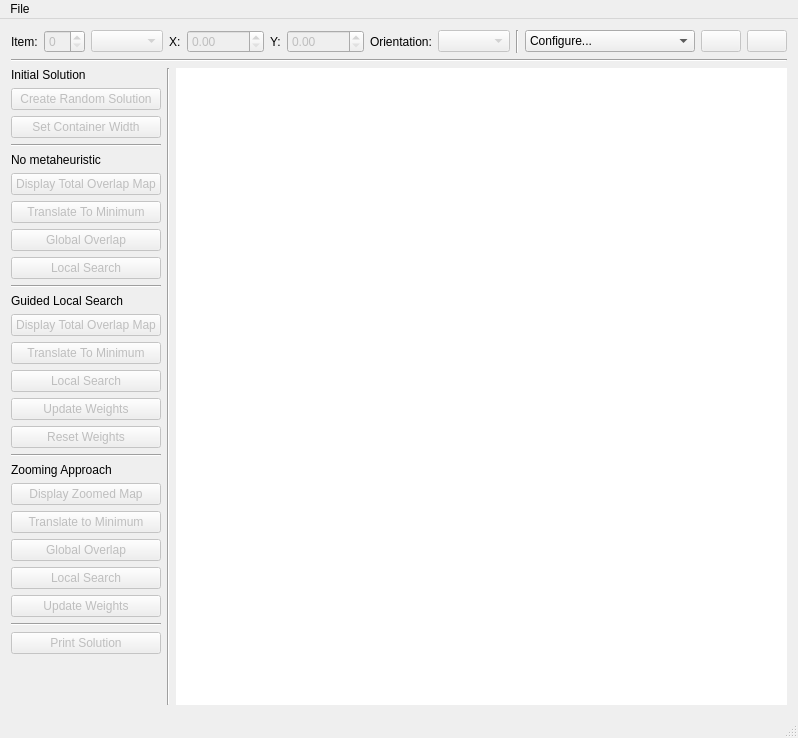
<?xml version="1.0" encoding="UTF-8"?>
<ui version="4.0">
 <class>MainWindow</class>
 <widget class="QMainWindow" name="MainWindow">
  <property name="geometry">
   <rect>
    <x>0</x>
    <y>0</y>
    <width>789</width>
    <height>738</height>
   </rect>
  </property>
  <property name="windowTitle">
   <string>Raster Packer Evolution 3000 (v 0.1)</string>
  </property>
  <widget class="QWidget" name="centralWidget">
   <layout class="QGridLayout" name="gridLayout">
    <item row="0" column="0">
     <layout class="QVBoxLayout" name="verticalLayout_2">
      <item>
       <layout class="QHBoxLayout" name="horizontalLayout_3">
        <item>
         <widget class="QLabel" name="label">
          <property name="text">
           <string>Item:</string>
          </property>
         </widget>
        </item>
        <item>
         <widget class="QSpinBox" name="spinBox">
          <property name="enabled">
           <bool>false</bool>
          </property>
         </widget>
        </item>
        <item>
         <widget class="QComboBox" name="comboBox">
          <property name="enabled">
           <bool>false</bool>
          </property>
         </widget>
        </item>
        <item>
         <widget class="QLabel" name="label_2">
          <property name="text">
           <string>X:</string>
          </property>
         </widget>
        </item>
        <item>
         <widget class="QDoubleSpinBox" name="doubleSpinBox">
          <property name="enabled">
           <bool>false</bool>
          </property>
          <property name="maximum">
           <double>99999.990000000005239</double>
          </property>
         </widget>
        </item>
        <item>
         <widget class="QLabel" name="label_3">
          <property name="text">
           <string>Y:</string>
          </property>
         </widget>
        </item>
        <item>
         <widget class="QDoubleSpinBox" name="doubleSpinBox_2">
          <property name="enabled">
           <bool>false</bool>
          </property>
          <property name="maximum">
           <double>99999.990000000005239</double>
          </property>
         </widget>
        </item>
        <item>
         <widget class="QLabel" name="label_4">
          <property name="text">
           <string>Orientation:</string>
          </property>
         </widget>
        </item>
        <item>
         <widget class="QComboBox" name="comboBox_2">
          <property name="enabled">
           <bool>false</bool>
          </property>
         </widget>
        </item>
        <item>
         <widget class="Line" name="line_5">
          <property name="orientation">
           <enum>Qt::Vertical</enum>
          </property>
         </widget>
        </item>
        <item>
         <widget class="QComboBox" name="comboBox_3">
          <property name="minimumSize">
           <size>
            <width>170</width>
            <height>0</height>
           </size>
          </property>
          <item>
           <property name="text">
            <string>Configure...</string>
           </property>
          </item>
          <item>
           <property name="text">
            <string>Default (no metaheuristic)</string>
           </property>
          </item>
          <item>
           <property name="text">
            <string>Default (Guided Local Search)</string>
           </property>
          </item>
         </widget>
        </item>
        <item>
         <widget class="QPushButton" name="pushButton">
          <property name="enabled">
           <bool>false</bool>
          </property>
          <property name="text">
           <string/>
          </property>
          <property name="icon">
           <iconset resource="resources.qrc">
            <normaloff>:/img/PlayerPlay.png</normaloff>:/img/PlayerPlay.png</iconset>
          </property>
          <property name="flat">
           <bool>false</bool>
          </property>
         </widget>
        </item>
        <item>
         <widget class="QPushButton" name="pushButton_2">
          <property name="enabled">
           <bool>false</bool>
          </property>
          <property name="text">
           <string/>
          </property>
          <property name="icon">
           <iconset resource="resources.qrc">
            <normaloff>:/img/PlayerStop.png</normaloff>:/img/PlayerStop.png</iconset>
          </property>
          <property name="flat">
           <bool>false</bool>
          </property>
         </widget>
        </item>
        <item>
         <spacer name="horizontalSpacer">
          <property name="orientation">
           <enum>Qt::Horizontal</enum>
          </property>
          <property name="sizeHint" stdset="0">
           <size>
            <width>40</width>
            <height>20</height>
           </size>
          </property>
         </spacer>
        </item>
       </layout>
      </item>
      <item>
       <widget class="Line" name="line_2">
        <property name="orientation">
         <enum>Qt::Horizontal</enum>
        </property>
       </widget>
      </item>
      <item>
       <layout class="QHBoxLayout" name="horizontalLayout_2">
        <item>
         <layout class="QVBoxLayout" name="verticalLayout">
          <item>
           <widget class="QLabel" name="label_7">
            <property name="text">
             <string>Initial Solution</string>
            </property>
           </widget>
          </item>
          <item>
           <widget class="QPushButton" name="pushButton_5">
            <property name="enabled">
             <bool>false</bool>
            </property>
            <property name="text">
             <string>Create Random Solution</string>
            </property>
           </widget>
          </item>
          <item>
           <widget class="QPushButton" name="pushButton_14">
            <property name="enabled">
             <bool>false</bool>
            </property>
            <property name="text">
             <string>Set Container Width</string>
            </property>
           </widget>
          </item>
          <item>
           <widget class="Line" name="line_3">
            <property name="orientation">
             <enum>Qt::Horizontal</enum>
            </property>
           </widget>
          </item>
          <item>
           <widget class="QLabel" name="label_5">
            <property name="text">
             <string>No metaheuristic</string>
            </property>
           </widget>
          </item>
          <item>
           <widget class="QPushButton" name="pushButton_3">
            <property name="enabled">
             <bool>false</bool>
            </property>
            <property name="minimumSize">
             <size>
              <width>150</width>
              <height>0</height>
             </size>
            </property>
            <property name="text">
             <string>Display Total Overlap Map</string>
            </property>
           </widget>
          </item>
          <item>
           <widget class="QPushButton" name="pushButton_4">
            <property name="enabled">
             <bool>false</bool>
            </property>
            <property name="text">
             <string>Translate To Minimum</string>
            </property>
           </widget>
          </item>
          <item>
           <widget class="QPushButton" name="pushButton_6">
            <property name="enabled">
             <bool>false</bool>
            </property>
            <property name="text">
             <string>Global Overlap</string>
            </property>
           </widget>
          </item>
          <item>
           <widget class="QPushButton" name="pushButton_7">
            <property name="enabled">
             <bool>false</bool>
            </property>
            <property name="text">
             <string>Local Search</string>
            </property>
           </widget>
          </item>
          <item>
           <widget class="Line" name="line_4">
            <property name="orientation">
             <enum>Qt::Horizontal</enum>
            </property>
           </widget>
          </item>
          <item>
           <widget class="QLabel" name="label_6">
            <property name="text">
             <string>Guided Local Search</string>
            </property>
           </widget>
          </item>
          <item>
           <widget class="QPushButton" name="pushButton_10">
            <property name="enabled">
             <bool>false</bool>
            </property>
            <property name="minimumSize">
             <size>
              <width>150</width>
              <height>0</height>
             </size>
            </property>
            <property name="text">
             <string>Display Total Overlap Map</string>
            </property>
           </widget>
          </item>
          <item>
           <widget class="QPushButton" name="pushButton_9">
            <property name="enabled">
             <bool>false</bool>
            </property>
            <property name="text">
             <string>Translate To Minimum</string>
            </property>
           </widget>
          </item>
          <item>
           <widget class="QPushButton" name="pushButton_8">
            <property name="enabled">
             <bool>false</bool>
            </property>
            <property name="text">
             <string>Local Search</string>
            </property>
           </widget>
          </item>
          <item>
           <widget class="QPushButton" name="pushButton_12">
            <property name="enabled">
             <bool>false</bool>
            </property>
            <property name="text">
             <string>Update Weights</string>
            </property>
           </widget>
          </item>
          <item>
           <widget class="QPushButton" name="pushButton_13">
            <property name="enabled">
             <bool>false</bool>
            </property>
            <property name="text">
             <string>Reset Weights</string>
            </property>
           </widget>
          </item>
          <item>
           <widget class="Line" name="line_6">
            <property name="orientation">
             <enum>Qt::Horizontal</enum>
            </property>
           </widget>
          </item>
          <item>
           <widget class="QLabel" name="label_8">
            <property name="text">
             <string>Zooming Approach</string>
            </property>
           </widget>
          </item>
          <item>
           <widget class="QPushButton" name="pushButton_16">
            <property name="enabled">
             <bool>false</bool>
            </property>
            <property name="text">
             <string>Display Zoomed Map</string>
            </property>
           </widget>
          </item>
          <item>
           <widget class="QPushButton" name="pushButton_17">
            <property name="enabled">
             <bool>false</bool>
            </property>
            <property name="text">
             <string>Translate to Minimum</string>
            </property>
           </widget>
          </item>
          <item>
           <widget class="QPushButton" name="pushButton_18">
            <property name="enabled">
             <bool>false</bool>
            </property>
            <property name="text">
             <string>Global Overlap</string>
            </property>
           </widget>
          </item>
          <item>
           <widget class="QPushButton" name="pushButton_20">
            <property name="enabled">
             <bool>false</bool>
            </property>
            <property name="text">
             <string>Local Search</string>
            </property>
           </widget>
          </item>
          <item>
           <widget class="QPushButton" name="pushButton_19">
            <property name="enabled">
             <bool>false</bool>
            </property>
            <property name="text">
             <string>Update Weights</string>
            </property>
           </widget>
          </item>
          <item>
           <widget class="Line" name="line_7">
            <property name="orientation">
             <enum>Qt::Horizontal</enum>
            </property>
           </widget>
          </item>
          <item>
           <widget class="QPushButton" name="pushButton_15">
            <property name="enabled">
             <bool>false</bool>
            </property>
            <property name="text">
             <string>Print Solution</string>
            </property>
           </widget>
          </item>
          <item>
           <spacer name="verticalSpacer">
            <property name="orientation">
             <enum>Qt::Vertical</enum>
            </property>
            <property name="sizeHint" stdset="0">
             <size>
              <width>20</width>
              <height>40</height>
             </size>
            </property>
           </spacer>
          </item>
         </layout>
        </item>
        <item>
         <widget class="Line" name="line">
          <property name="orientation">
           <enum>Qt::Vertical</enum>
          </property>
         </widget>
        </item>
        <item>
         <widget class="PackingViewer" name="graphicsView">
          <property name="enabled">
           <bool>true</bool>
          </property>
          <property name="sizePolicy">
           <sizepolicy hsizetype="MinimumExpanding" vsizetype="Expanding">
            <horstretch>0</horstretch>
            <verstretch>0</verstretch>
           </sizepolicy>
          </property>
          <property name="minimumSize">
           <size>
            <width>350</width>
            <height>0</height>
           </size>
          </property>
          <property name="frameShape">
           <enum>QFrame::NoFrame</enum>
          </property>
         </widget>
        </item>
       </layout>
      </item>
     </layout>
    </item>
   </layout>
  </widget>
  <widget class="QMenuBar" name="menuBar">
   <property name="geometry">
    <rect>
     <x>0</x>
     <y>0</y>
     <width>789</width>
     <height>21</height>
    </rect>
   </property>
   <widget class="QMenu" name="menuFile">
    <property name="title">
     <string>File</string>
    </property>
    <addaction name="actionLoad_Problem"/>
    <addaction name="actionLoad_Zoomed_Problem"/>
    <addaction name="separator"/>
    <addaction name="actionExit"/>
   </widget>
   <addaction name="menuFile"/>
  </widget>
  <widget class="QStatusBar" name="statusBar"/>
  <action name="actionLoad_Problem">
   <property name="text">
    <string>Load Problem</string>
   </property>
  </action>
  <action name="actionExit">
   <property name="text">
    <string>Exit</string>
   </property>
  </action>
  <action name="actionShow_Items">
   <property name="checkable">
    <bool>true</bool>
   </property>
   <property name="text">
    <string>Show Items</string>
   </property>
  </action>
  <action name="actionShow_Map">
   <property name="checkable">
    <bool>true</bool>
   </property>
   <property name="text">
    <string>Show Map</string>
   </property>
  </action>
  <action name="actionLoad_Zoomed_Problem">
   <property name="enabled">
    <bool>false</bool>
   </property>
   <property name="text">
    <string>Load Zoomed Problem</string>
   </property>
  </action>
 </widget>
 <layoutdefault spacing="6" margin="11"/>
 <customwidgets>
  <customwidget>
   <class>PackingViewer</class>
   <extends>QGraphicsView</extends>
   <header>viewer/packingviewer.h</header>
  </customwidget>
 </customwidgets>
 <resources>
  <include location="resources.qrc"/>
 </resources>
 <connections/>
</ui>
